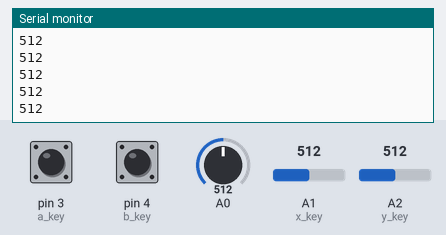
Recording of a sketch running on a simulated Arduino Uno, built with avr-gcc and run on an emulated ATmega328P. Shown: the last lines printed to the serial monitor. The test bench sets the inputs (shaded band); at power-on: A0 = 512, A1 (x_key) = 512, A2 (y_key) = 512, pin 3 (a_key) LOW, pin 4 (b_key) LOW. No radio packets arrive unless stated.

Above: at 1.2 s.
1.3 s: A0 set to 716
At 2.4 s:
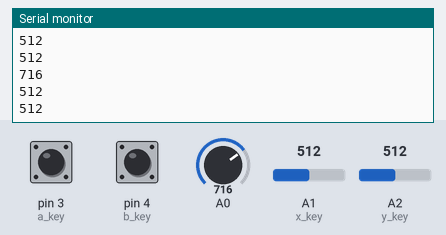
2.8 s: A1 (x_key) set to 306
At 3.4 s:
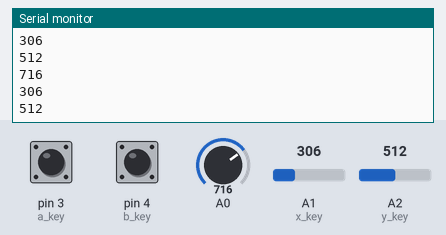
4.3 s: A2 (y_key) set to 900
At 5.1 s:
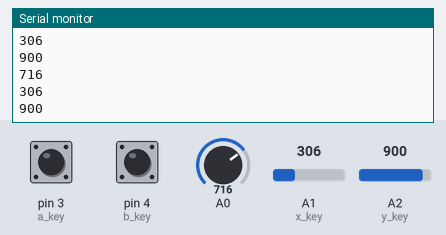
5.8 s: A2 (y_key) set to 1023
At 6.6 s:
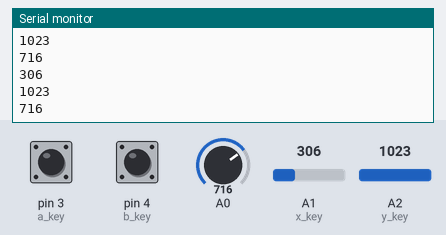
7.3 s: A1 (x_key) set to 122
At 8.4 s:
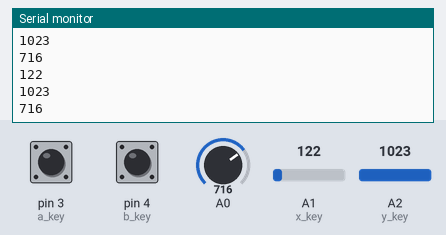
8.8 s: A0 set to 511
At 9.7 s:
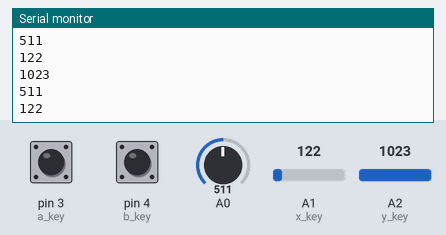
Timing chart, 0 to 11.3 s (numbered marks = the images above; inputs shaded):
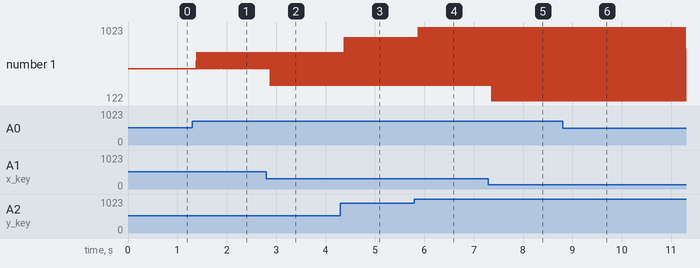

The sketch:

Transmitter_Update_.ino
```cpp
#include <SPI.h>
#include <nRF24L01.h>
#include <RF24.h>
RF24 radio(7, 8); // CE, CSN
const byte address[6] = "00001";


const int x_key = A1;
const int y_key = A2;
const int a_key = 3;
const int b_key = 4;

int counter = 0;
int aState;
int bState;
//int speakerPin = 9;
//
//int numTones = 3;
//int tones[] = {522, 698, 784};

struct Signal {
  int x;
  int y;
  int throttle;
};

Signal data;

void setup() {
  radio.begin();
  radio.openWritingPipe(address);
  radio.setPALevel(RF24_PA_LOW);
  radio.stopListening();

  pinMode (a_key, INPUT);
  pinMode (b_key, INPUT);
  pinMode (x_key, INPUT);
  pinMode (y_key, INPUT);

  Serial.begin (9600);

  data.x = 0;
  data.y = 0;
  data.throttle = 0;
}

void loop() {
  aState = digitalRead(a_key);
  bState = digitalRead(b_key);

  int sensorValue = analogRead(A0);

  data.throttle = sensorValue;
  data.x = analogRead (x_key) ;
  data.y = analogRead (y_key) ;

Serial.println (data.x);
Serial.println (data.y);
Serial.println (data.throttle);

  radio.write(&data, sizeof(Signal));
}
```

Measured:
- after the input at 1.3 s, the serial monitor: prints a new line after 0.09 s (image 1)
- after the input at 2.8 s, the serial monitor: prints a new line after 0.08 s (image 2)
- after the input at 4.3 s, the serial monitor: prints a new line after 0.08 s (image 3)
- after the input at 5.8 s, the serial monitor: prints a new line after 0.08 s (image 4)
- after the input at 7.3 s, the serial monitor: prints a new line after 0.07 s (image 5)
- after the input at 8.8 s, the serial monitor: prints a new line after 0.08 s (image 6)
- plotted number 1: 512 → 306 after the input at 2.8 s, 306 → 900 after the input at 4.3 s
